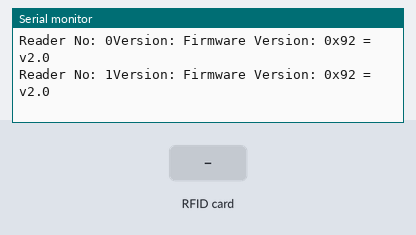
Bench run of a program on a simulated ESP8266 (Wemos D1 mini). Shown: the last lines printed to the serial monitor. Inputs (shaded band) come from the test bench.

Above: at 1.3 s.
1.4 s: RFID card 15 5E 77 7E held to the reader
At 2.4 s:
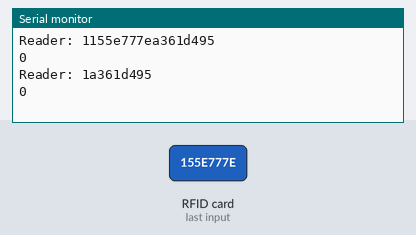
2.9 s: RFID card A3 61 D4 95 held to the reader
At 4.0 s:
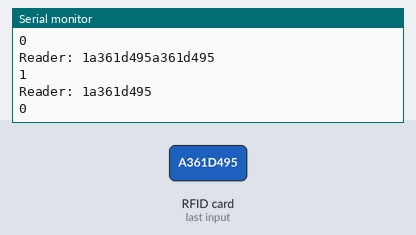
4.4 s: RFID card 5E 7A 19 C4 held to the reader
At 4.53 s:
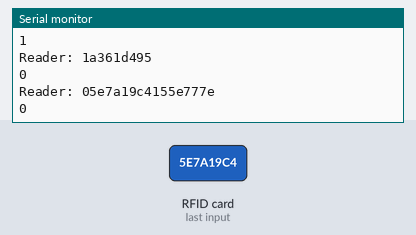
6.1 s: RFID card 5E 7A 19 C4 held to the reader
At 6.3 s:
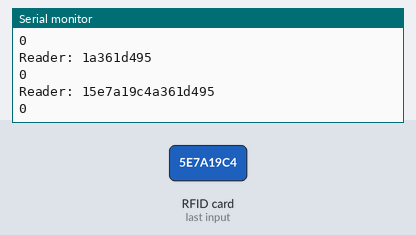

Measured:
- after the input at 1.4 s, the serial monitor: prints a new line at once (image 1)
- after the input at 2.9 s, the serial monitor: prints a new line at once (image 2)
- after the input at 4.4 s, the serial monitor: prints a new line after 0.07 s (image 3)
- after the input at 6.1 s, the serial monitor: prints a new line after 0.07 s (image 4)

The program:

main.cpp
```cpp
#include <SPI.h>
#include <MFRC522.h>
#include <array>

#define RST_PIN D8
#define SS_1_PIN D2
#define SS_2_PIN D3
#define READERS 2

MFRC522 mfrc522[READERS]; // Create MFRC522 instance.
byte ssPins[] = {SS_1_PIN, SS_2_PIN};
const String correctId[READERS] = {"155e777e", "a361d495"};
String currentId[READERS];

String
dump_byte_array(byte *buffer, byte bufferSize);
/**
 * Initialize.
 */
void setup()
{
  Serial.begin(9600);
  SPI.begin(); // Init SPI bus

  for (uint8_t reader = 0; reader < READERS; reader++)
  {
    mfrc522[reader].PCD_Init(ssPins[reader], RST_PIN); // Init each MFRC522 card
    Serial.print(F("Reader No: "));
    Serial.print(reader);
    Serial.print(F("Version: "));
    mfrc522[reader].PCD_DumpVersionToSerial();
    mfrc522[reader].PCD_ClearRegisterBitMask(mfrc522[reader].RFCfgReg, (0x07 << 4));
    mfrc522[reader].PCD_SetRegisterBitMask(mfrc522[reader].RFCfgReg, (0x00 << 4));
  }
}

/**
 * Main loop.
 */
void loop()
{
  boolean isChanged = false;

  for (uint8_t i = 0; i < READERS; i++)
  {
    String rfidData = "";
    mfrc522[i].PCD_Init();

    if (mfrc522[i].PICC_IsNewCardPresent() && mfrc522[i].PICC_ReadCardSerial())
    {
      rfidData = dump_byte_array(mfrc522[i].uid.uidByte, mfrc522[i].uid.size);
    }

    if (rfidData != currentId[i])
    {
      isChanged = true;
      currentId[i] = rfidData;
    }

    if (isChanged)
    {
      Serial.print("Reader: ");
      Serial.print(i);
      Serial.print(currentId[i]);
      Serial.println(correctId[i]);
      Serial.println(currentId[i].equals(correctId[i]));
    }
  }
  if (std::equal(std::begin(currentId), std::end(currentId), std::begin(correctId), std::end(correctId)))
  {
    Serial.println("Solved");
    // open door
    while (true)
    {
    }
  }
}

/**
 * Helper routine to dump a byte array as hex values to Serial.
 */
String dump_byte_array(byte *buffer, byte bufferSize)
{
  String result = "";
  for (byte i = 0; i < bufferSize; i++)
  {
    result += (buffer[i] < 0x10 ? "0" : "");
    result += String(buffer[i], HEX);
  }
  return result;
}
```
